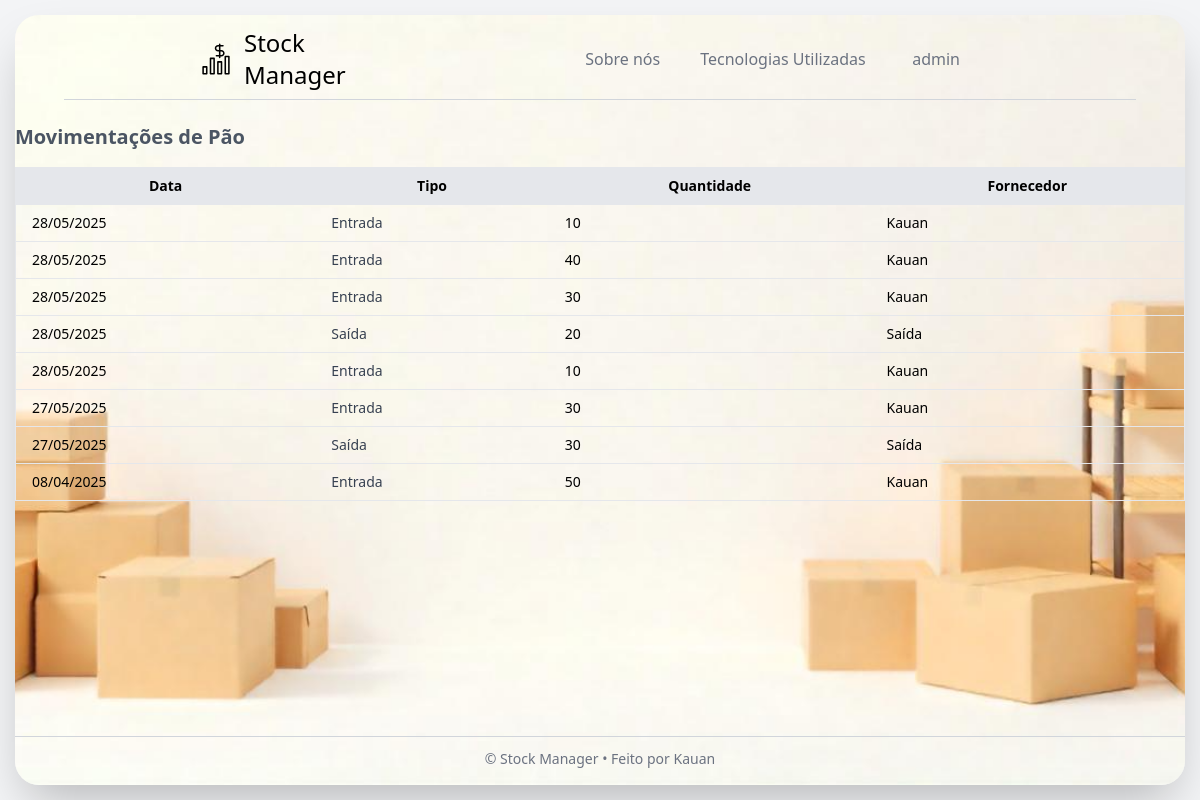
Screenshot of /movimentacao/produto/1/movimentacoes/ (signed in) with the database file from the repository.
### estoque/models.py (models this page shows, shortened)
class Produto(models.Model):
    nome = models.CharField(max_length=100)
    quantidade = models.IntegerField(default=0)
    preco = models.FloatField(default=0)
    descricao = models.TextField(blank=True, null=True)
    data_cadastro = models.DateTimeField(auto_now_add=True)
    categoria = models.ForeignKey(Categoria, on_delete=models.CASCADE, null=True, blank=True)
    estoque = models.ForeignKey('Estoque', on_delete=models.CASCADE, related_name='produtos' )
    fornecedor = models.ForeignKey("fornecedores.Fornecedor", on_delete=models.SET_NULL, null=True)

### movimentacao/models.py (models this page shows, shortened)
class Movimentacao(models.Model):
    TIPO_MOVIMENTACAO = [
        ('entrada', 'Entrada'),
        ('saida', 'Saida'),
    ]
    produto = models.ForeignKey(Produto, on_delete=models.CASCADE, related_name="movimentacoes")
    tipo = models.CharField(max_length=10, choices=TIPO_MOVIMENTACAO)
    quantidade = models.PositiveIntegerField()
    data = models.DateTimeField(auto_now_add=True)
    fornecedor = models.ForeignKey(Fornecedor, on_delete=models.SET_NULL, null=True, blank=True)
    estoque = models.ForeignKey(Estoque, on_delete=models.CASCADE, related_name='movimentacoes_estoque')

### fornecedores/models.py (models this page shows, shortened)
class Fornecedor(models.Model):
    nome = models.CharField(max_length=100)
    cnpj = models.CharField(max_length=18, blank=True, null=True)
    telefone = models.CharField(max_length=20, blank=True, null=True)
    email = models.EmailField(blank=True, null=True)
    endereco = models.TextField(blank=True, null=True)
    estoque = models.ForeignKey(Estoque, on_delete=models.CASCADE, related_name='fornecedores', blank=True, null=True)

### movimentacao/views.py (the view)
# urls.py: path('produto/<int:produto_id>/movimentacoes/', views.movimentacoes_produto, name='movimentacoes_produto'),
@login_required
def movimentacoes_produto(request, produto_id):
    produto = get_object_or_404(Produto, id=produto_id)
    movimentacoes = Movimentacao.objects.filter(produto=produto).order_by('-data')
    return render(request, 'movimentacao/movimentacoes_produto.html', {'produto': produto, 'movimentacoes': movimentacoes})

### movimentacao/templates/movimentacao/movimentacoes_produto.html
{% extends 'base.html' %}
{%block content %}
<h1 class="text-xl font-bold mb-4 text-gray-600">Movimentações de {{ produto.nome }}</h1>
<table class="min-w-full text-sm border">
  <thead class="bg-gray-200">
    <tr>
      <th class="px-4 py-2">Data</th>
      <th class="px-4 py-2">Tipo</th>
      <th class="px-4 py-2">Quantidade</th>
      <th class="px-4 py-2">Fornecedor</th>
    </tr>
  </thead>
  <tbody>
    {% for mov in movimentacoes %}
      <tr class="border-t">
        <td class="px-4 py-2">{{ mov.data|date:"d/m/Y" }}</td>
        <td class="px-4 py-2 text-gray-700">
            {% if mov.tipo == 'saida' %}
                Saída
            {% else %}
                Entrada
            {%endif%}
        </td>
        <td class="px-4 py-2">{{ mov.quantidade }}</td>
        <td class="px-4 py-2">
        {% if mov.fornecedor %}
            {{ mov.fornecedor.nome }}
        {%else %}
            Saída
        {% endif %}
        </td>
      </tr>
    {% empty %}
      <tr>
        <td colspan="4" class="px-4 py-2 text-center text-gray-500">Nenhuma movimentação encontrada</td>
      </tr>
    {% endfor %}
  </tbody>
</table>
{%endblock%}

### templates/base.html (shortened to what this page needs)
{%load static%}
<!DOCTYPE html>
<html lang="pt-br">
<head>
    <link href="{% static 'css/output.css' %}" rel="stylesheet">
</head>
<body class="bg-gray-100 min-h-screen flex items-center justify-center">
    <div class="w-screen h-screen flex items-center justify-center">
        <div class="w-[calc(100%-30px)] h-[calc(100%-30px)] shadow-2xl rounded-3xl overflow-hidden flex flex-col bg-cover bg-center" style="background-image: url('/static/images/stock_image_home1.png');">
            <nav class="w-full py-3">
                <div class="container mx-auto ">
                    <div class="w-full flex  flex-col lg:flex-row">
                        <div class=" flex justify-between lg:flex-row w-80 mx-28">
                            <a href="home:home" class="flex items-center justify-between lg:text-2xl text-2x1 font-sans"> <img src='/static/images/stock_manager_icon.svg' class="mr-3"> Stock Manager </a>
                        </div>
                        <div class="hidden w-full lg:flex lg:pl-11 " id="navbar-nav-example">
                            <ul class="flex items-center flex-col mt-4 lg:mt-0 lg:ml-auto lg:flex-row gap-4 mr-32">
                                <li>
                                    <p class="text-lg group justify-center relative w-[calc(100%-20px)] whitespace-nowrap">
                                        <a href="{% url 'usuarios:login' %}" class=" flex justify-between text-gray-500 text-sm lg:text-base font-medium hover:text-orange-300 transition-all duration-500 mb-2 lg:mr-6 md:mb-0 md:mr-3">Sobre nós</a>
                                    </p>
                                </li>
                                <li>
                                    <p class="text-lg group relative mr-6 w-40 whitespace-nowrap">
                                        <a href="{% url 'usuarios:login' %}" class="flex items-center justify-between text-gray-500 text-sm lg:text-base font-medium hover:text-orange-300 transition-all duration-500 mb-2 lg:mr-6 md:mb-0 md:mr-3">Tecnologias Utilizadas</a>
                                    </p>
                                </li>
                                <li>
                                    <p class="text-lg group relative w-11">
                                        {%if user.is_authenticated %}
                                                <div class="relative ml-3">
                                                <button id="user-menu-button" type="button" class="flex items-center justify-between text-gray-500 text-sm lg:text-base font-medium hover:text-orange-300 transition-all duration-500 mb-2 lg:mr-6 md:mb-0 md:mr-3">
                                                    {{ user.username }}
                                                </button>
                                            </div>
                                        {%endif%}
                                    </p>
                                </li>
                            </ul>
                        </div>
                    </div>
                </div>
                <div class="flex justify-center pt-2 text-center h-5">
                <hr class="border-gray-300 w-11/12">
                </div>
            </nav>
            <main class="flex-grow">
                {% block content %}
                {% endblock %}
            </main>
            <footer class="text-gray-500 py-4 bg-opacity-80">
                <div class="max-w-7xl mx-auto text-center">
                    <hr class="border-gray-300">
                    <p class="text-sm mt-3">&copy; {{ now|date:"Y" }} Stock Manager • Feito por Kauan</p>
                </div>
            </footer>
        </div>
    </div>
  </body>
</html>

### rows the page displays
Produto: nome "Pão"
Movimentacao: data "28/05/2025", tipo "Entrada", quantidade "10", fornecedor.nome "Kauan"
Movimentacao: data "28/05/2025", tipo "Entrada", quantidade "40", fornecedor.nome "Kauan"
Movimentacao: data "28/05/2025", tipo "Entrada", quantidade "30", fornecedor.nome "Kauan"
Movimentacao: data "28/05/2025", tipo "Saída", quantidade "20"
Movimentacao: data "28/05/2025", tipo "Entrada", quantidade "10", fornecedor.nome "Kauan"
Movimentacao: data "27/05/2025", tipo "Entrada", quantidade "30", fornecedor.nome "Kauan"
Movimentacao: data "27/05/2025", tipo "Saída", quantidade "30"
Movimentacao: data "08/04/2025", tipo "Entrada", quantidade "50", fornecedor.nome "Kauan"

### other values shown
{{ user.username }} "admin"
